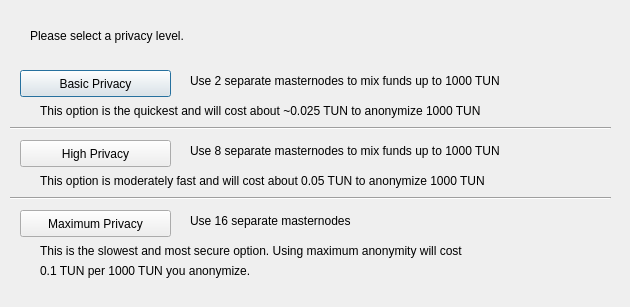
<?xml version="1.0" encoding="UTF-8"?>
<ui version="4.0">
 <class>DarksendConfig</class>
 <widget class="QDialog" name="DarksendConfig">
  <property name="geometry">
   <rect>
    <x>0</x>
    <y>0</y>
    <width>630</width>
    <height>307</height>
   </rect>
  </property>
  <property name="windowTitle">
   <string>Configure PrivateSend</string>
  </property>
  <widget class="QPushButton" name="buttonBasic">
   <property name="geometry">
    <rect>
     <x>20</x>
     <y>70</y>
     <width>151</width>
     <height>27</height>
    </rect>
   </property>
   <property name="text">
    <string>Basic Privacy</string>
   </property>
  </widget>
  <widget class="QPushButton" name="buttonHigh">
   <property name="geometry">
    <rect>
     <x>20</x>
     <y>140</y>
     <width>151</width>
     <height>27</height>
    </rect>
   </property>
   <property name="text">
    <string>High Privacy</string>
   </property>
  </widget>
  <widget class="QPushButton" name="buttonMax">
   <property name="geometry">
    <rect>
     <x>20</x>
     <y>210</y>
     <width>151</width>
     <height>27</height>
    </rect>
   </property>
   <property name="text">
    <string>Maximum Privacy</string>
   </property>
  </widget>
  <widget class="QLabel" name="label">
   <property name="geometry">
    <rect>
     <x>30</x>
     <y>20</y>
     <width>571</width>
     <height>31</height>
    </rect>
   </property>
   <property name="text">
    <string>Please select a privacy level.</string>
   </property>
  </widget>
  <widget class="QLabel" name="label_2">
   <property name="geometry">
    <rect>
     <x>190</x>
     <y>70</y>
     <width>421</width>
     <height>21</height>
    </rect>
   </property>
   <property name="text">
    <string>Use 2 separate masternodes to mix funds up to 1000 TUN</string>
   </property>
  </widget>
  <widget class="QLabel" name="label_3">
   <property name="geometry">
    <rect>
     <x>190</x>
     <y>140</y>
     <width>411</width>
     <height>21</height>
    </rect>
   </property>
   <property name="text">
    <string>Use 8 separate masternodes to mix funds up to 1000 TUN</string>
   </property>
  </widget>
  <widget class="QLabel" name="label_4">
   <property name="geometry">
    <rect>
     <x>190</x>
     <y>210</y>
     <width>421</width>
     <height>21</height>
    </rect>
   </property>
   <property name="text">
    <string>Use 16 separate masternodes</string>
   </property>
  </widget>
  <widget class="QLabel" name="label_6">
   <property name="geometry">
    <rect>
     <x>40</x>
     <y>100</y>
     <width>561</width>
     <height>21</height>
    </rect>
   </property>
   <property name="text">
    <string>This option is the quickest and will cost about ~0.025 TUN to anonymize 1000 TUN</string>
   </property>
  </widget>
  <widget class="QLabel" name="label_7">
   <property name="geometry">
    <rect>
     <x>40</x>
     <y>170</y>
     <width>561</width>
     <height>21</height>
    </rect>
   </property>
   <property name="text">
    <string>This option is moderately fast and will cost about 0.05 TUN to anonymize 1000 TUN</string>
   </property>
  </widget>
  <widget class="QLabel" name="label_8">
   <property name="geometry">
    <rect>
     <x>40</x>
     <y>240</y>
     <width>561</width>
     <height>21</height>
    </rect>
   </property>
   <property name="text">
    <string>This is the slowest and most secure option. Using maximum anonymity will cost</string>
   </property>
  </widget>
  <widget class="QLabel" name="label_9">
   <property name="geometry">
    <rect>
     <x>40</x>
     <y>260</y>
     <width>561</width>
     <height>21</height>
    </rect>
   </property>
   <property name="text">
    <string>0.1 TUN per 1000 TUN you anonymize.</string>
   </property>
  </widget>
  <widget class="Line" name="line">
   <property name="geometry">
    <rect>
     <x>10</x>
     <y>120</y>
     <width>601</width>
     <height>16</height>
    </rect>
   </property>
   <property name="orientation">
    <enum>Qt::Horizontal</enum>
   </property>
  </widget>
  <widget class="Line" name="line_2">
   <property name="geometry">
    <rect>
     <x>10</x>
     <y>190</y>
     <width>601</width>
     <height>16</height>
    </rect>
   </property>
   <property name="orientation">
    <enum>Qt::Horizontal</enum>
   </property>
  </widget>
 </widget>
 <resources/>
 <connections/>
</ui>
